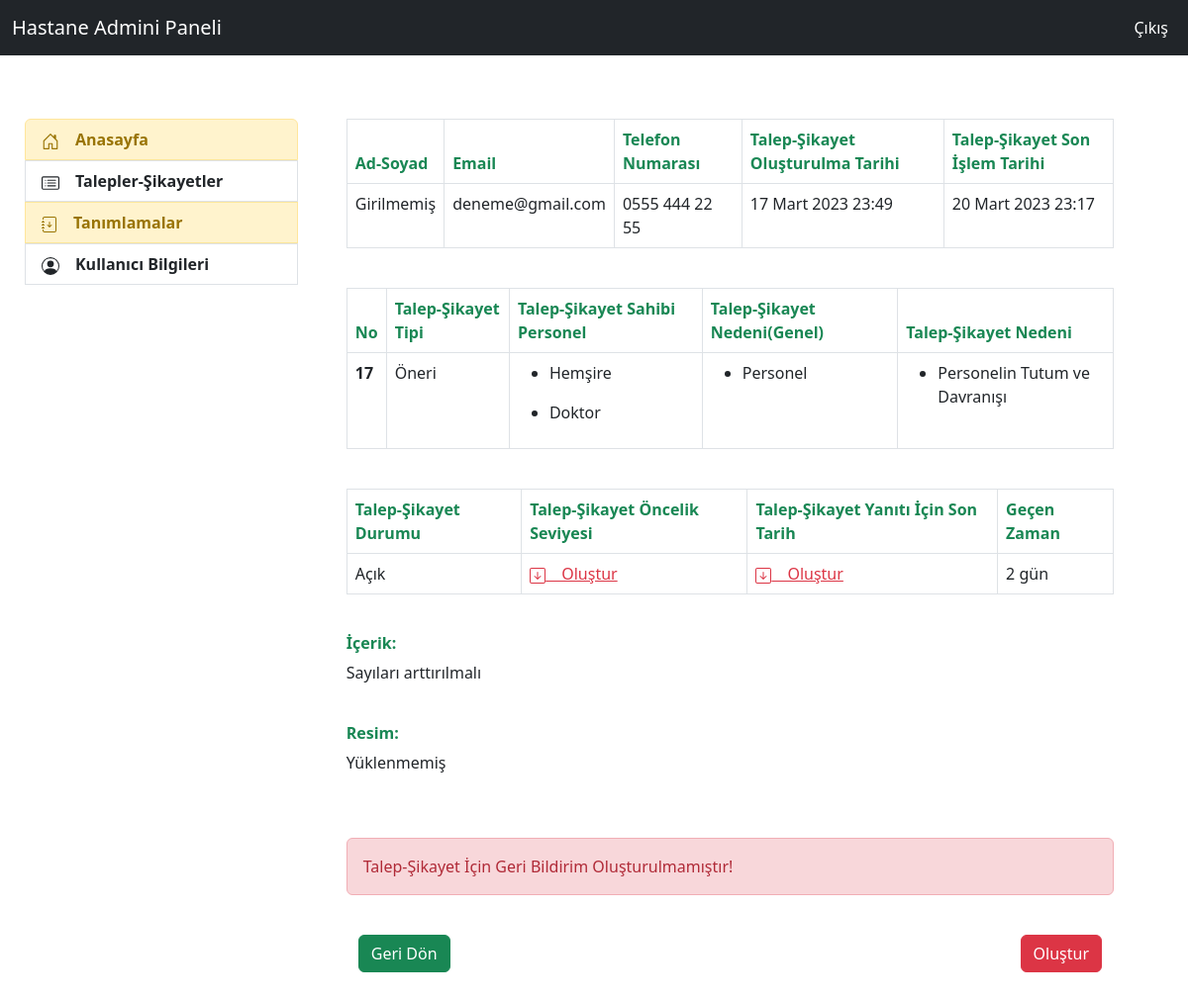
The app's page /feedbacks/admin_feedback_detail/17 (signed in) with its own data.
### feedback/models.py (models this page shows, shortened)
class Feedback(models.Model):
    IdCompany = models.ForeignKey(Company,on_delete=models.CASCADE,verbose_name="Hastane")
    Name = models.CharField(max_length=30,verbose_name="Ad",null=True,blank=True)
    Surname = models.CharField(max_length=30,verbose_name="Soyad",null=True,blank=True)
    Email = models.EmailField(max_length=40,verbose_name="Email")
    PhoneNumber = PhoneNumberField(default="",verbose_name="Telefon Numarası")
    Content = models.TextField(verbose_name="Talep-Şikayet İçeriği")
    Photo = models.FileField(blank=True,null=True,verbose_name="Resim")
    IdDepartment = models.ForeignKey(Department,on_delete=models.CASCADE,verbose_name="Talep-Şikayet Departmanı")
    IdFeedbackType = models.ForeignKey(FeedbackType,on_delete=models.CASCADE,verbose_name="Talep-Şikayet Tipi")
    IdFeedbackSource = models.ManyToManyField(FeedbackSource,verbose_name="Talep-Şikayet Nedeni (Çoklu Seçim Yapılabilir) ")
    IdFeedbackReason = models.ManyToManyField(FeedbackReason,verbose_name="Talep-Şikayet Nedeni (Detay) (Çoklu Seçim Yapılabilir) ")
    IdFeedbackPersonel =models.ManyToManyField(FeedbackPersonel,verbose_name="Talep-Şikayet Personeli (Çoklu Seçim Yapılabilir) ")
    FeedbackOpenDate = models.DateTimeField(auto_now_add=True,verbose_name="Oluşturulma Tarihi")
    IdFeedbackPriorityLevel = models.ForeignKey(FeedbackPriorityLevel,null=True,on_delete=models.CASCADE,verbose_name="Talep-Şikayet Öncelik Seviyesi")
    IdFeedbackStatus = models.ForeignKey(FeedbackStatus,default=1,verbose_name="Talep-Şikayet Durumu",on_delete=models.CASCADE)
    FeedbackClosedDate= models.DateTimeField(auto_now=True,verbose_name="Talep-Şikayet Son İşlem Saati")
    LastSolveDate = models.DateTimeField(null=True,verbose_name="Talep ve Şikayetin Yanıtı İçin Gerekli Zaman(Ör: ..-..-.... 17:40)")
    DurationTime = models.CharField(max_length=100,verbose_name="Geçen Zaman",null=True)
    class Meta:
        ordering = ["IdFeedbackStatus__id","-IdFeedbackPriorityLevel__id"]

class FeedbackType(models.Model):
    idcompany= models.ForeignKey(Company,on_delete=models.CASCADE,verbose_name="f_type_company")
    name = models.CharField(max_length=8,verbose_name="Talep-Şikayet Tipi")
    status = models.CharField(max_length=6,verbose_name="Durum",choices=status_choices)
    def __str__(self):
        return self.name

class FeedbackPersonel(models.Model):
    idcompany= models.ForeignKey(Company,on_delete=models.CASCADE,verbose_name="Hastane")
    name = models.CharField(max_length=35,verbose_name="Personel Adı")

class FeedbackSource(models.Model):
    idcompany= models.ForeignKey(Company,on_delete=models.CASCADE,verbose_name="f_source_company")
    name = models.CharField(max_length=35,verbose_name="Talep-Şikayet Genel Neden Adı")
    status = models.CharField(max_length=6,verbose_name="Durum",choices=status_choices)

class FeedbackReason(models.Model):
    idcompany= models.ForeignKey(Company,on_delete=models.CASCADE,verbose_name="f_reason_company")
    name = models.CharField(max_length=35,verbose_name="Talep-Şikayet Nedeni Adı")
    status = models.CharField(max_length=6,verbose_name="Durum",choices=status_choices)

class FeedbackStatus(models.Model):
    IdCompany = models.ForeignKey(Company,verbose_name="status_ıdcompany",on_delete=models.CASCADE)
    name = models.CharField(max_length=7,verbose_name="Durum Adı",choices=f_status_choice)
    def __str__(self):
        return self.name

### feedback/views.py (the view, shortened to what this page needs)
# urls.py: path('admin_feedback_detail/<int:id>',views.admin_feedback_detail,name="admin_feedback_detail"),
@login_required(login_url="user:login")
def admin_feedback_detail(request,id):
    feedback = Feedback.objects.get(id=id)
    zaman(feedback)
    form = AdminFeedbackForm(request.POST or None,instance=feedback)
    feedback_status = FeedbackStatusHistory.objects.filter(history_feedback=id).first()
    status_form = StatusForm(request.POST or None,instance=feedback)
    context = {
        "feedback":feedback,
        "form":form,
        "feedback_status":feedback_status,
        "status_form":status_form,
    }
    return render(request,"admin/feedback_detail.html",context)

### feedback/models.py (called while the page is built)
    def __str__(self):
        return self.name

### feedback/views.py (called while the page is built)
def zaman(feedback):
        liste = list()
        time = now() - feedback.FeedbackOpenDate
        for t in str(time):
            liste.append(t)
        if liste[2] == "d":
            time = liste[0] + " gün"
        elif liste[0]=="0" and liste[1]==":":
            time = liste[2]+liste[3]+" dakika"
        elif liste[3]=="d":
            time = liste[0]+liste[1]+" gün"
        elif liste[1]==":" and int(liste[2]) == True :
            time = liste[0]+liste[1]+ " saat"
        elif liste[2] == ":" :
            time = liste[0]+liste[1]+ " saat"
        elif liste[1] == ":":
            time =liste[0]+ " saat"
        elif liste[2]=="m":
            time = liste[0] +" ay"
        elif liste[3]=="m":
            time = liste[0]+liste[1]+" ay"
        feedback.DurationTime = time
        feedback.save()

### templates/admin/feedback_detail.html (shortened to what this page needs)
{% extends "admin/layout.html" %}
{% block content %}
{% load crispy_forms_tags %}
<table class="table table-bordered">
  <thead>
    <tr>
      <th scope="col" class="text-success">Ad-Soyad</th>
      <th scope="col" class="text-success">Email</th>
      <th scope="col" class="text-success">Telefon Numarası</th>
      <th scope="col" class="text-success">Talep-Şikayet Oluşturulma Tarihi</th>
      <th scope="col" class="text-success">Talep-Şikayet Son İşlem Tarihi</th>
    </tr>
  </thead>
  <tbody>
        <tr>
            <td>
            {% if feedback.Name == None or feedback.Surname == None %}
                <div class="col-6">Girilmemiş</div>
            {% else %}
                <div class="col-6">{{feedback.Name}} {{feedback.Surname}}</div>
            {% endif %}
            </td>
            <td>{{feedback.Email}}</td>
            <td>{{feedback.PhoneNumber}}</td>
            <td>{{feedback.FeedbackOpenDate}}</td>
            <td>{{feedback.FeedbackClosedDate}}</td>
        </tr>
  </tbody>
</table><br>
<table class="table table-bordered">
  <thead>
    <tr>
      <th scope="col" class="text-success">No</th>
      <th scope="col" class="text-success">Talep-Şikayet Tipi</th>
      <th scope="col" class="text-success">Talep-Şikayet Sahibi Personel</th>
      <th scope="col" class="text-success">Talep-Şikayet Nedeni(Genel)</th>
      <th scope="col" class="text-success">Talep-Şikayet Nedeni</th>
    </tr>
  </thead>
  <tbody>
        <tr>
            <td><b>{{feedback.id}}</b></td>
            <td>{{feedback.IdFeedbackType}}</td>
            <td>
                {% for f_personel in feedback.IdFeedbackPersonel.all %}
                    <ul><li>{{f_personel.name}}</li></ul>
                {% endfor %}
            </td>
            <td>
                {% for f_source in feedback.IdFeedbackSource.all %}
                    <ul><li>{{f_source.name}}</li></ul>
                {% endfor %}
            </td>
            <td>
                {% for f_reason in feedback.IdFeedbackReason.all %}
                    <ul><li>{{f_reason.name}}</li></ul>
                {% endfor %}
            </td>
        </tr>
  </tbody>
</table><br>
<table class="table table-bordered">
  <thead>
    <tr>
      <th scope="col" class="text-success">Talep-Şikayet Durumu</th>
      <th scope="col" class="text-success">Talep-Şikayet Öncelik Seviyesi</th>
      <th scope="col" class="text-success">Talep-Şikayet Yanıtı İçin Son Tarih </th>
      <th scope="col" class="text-success">Geçen Zaman</th>
    </tr>
  </thead>
  <tbody>
        <tr>
            <td>
              <div class="col-6 ">{{feedback.IdFeedbackStatus}}</div>
            </td>
            <td>
            {% if feedback.IdFeedbackPriorityLevel == None %}
                <div class="col-6"><a class="text-danger" data-bs-toggle="collapse" href="#collapseExampleUpdate" role="button" aria-expanded="false" aria-controls="collapseExample">
                &emsp;Oluştur</a></div>
            {% else %}
                <div class="col-6">{{feedback.IdFeedbackPriorityLevel}}</div>
            {% endif %}</td>
            <td>
            {% if feedback.LastSolveDate == None %}
                <div class="col-6"><a class="text-danger" data-bs-toggle="collapse" href="#collapseExampleUpdate" role="button" aria-expanded="false" aria-controls="collapseExample">
                &emsp;Oluştur</a></div>
            {% else %}
                <div class="col-6">{{feedback.LastSolveDate}}</div>
            {% endif %}
            </td>
            <td><div class="col-6">{{feedback.DurationTime}}</div></td>
        </tr>
  </tbody>
</table><br>
<h6 class="text-success"><b>İçerik:</b></h6><p>{{feedback.Content}}</p><br>
<h6 class="text-success"><b>Resim:</b></h6>
{% if feedback.Photo %}
  <img src="{{feedback.Photo.url}}" class="img-fluid rounded" ><br>
{% else %}
    <p>Yüklenmemiş</p>
{% endif %}
<br>
{% if feedback_status %}
<table class="table table-bordered">
  <thead>
    <tr>
      <th scope="col" class="text-danger">Geri Bildirim Tarihi</th>
      <th scope="col" class="text-danger">Geri Bildirim Notu</th>
      <th scope="col" class="text-danger">Geri Bildirim Dosyası</th>
    </tr>
  </thead>
  <tbody>
        <tr>
            <td>{{feedback_status.history_date}}</td>
            <td>{{feedback_status.history_note}}</td>
            {% if feedback_status.history_file %}
                <td><a href= "{% url 'feedback:files_read' feedback_status.id %}" >{{feedback_status.history_file}}</a></td>
            {% else %}
                <td>Dosya Yüklenmemiş</td>
            {% endif %}
        </tr>
  </tbody>
</table><br>
{% else %}
<br>
    <div class="alert alert-danger">
        Talep-Şikayet İçin Geri Bildirim Oluşturulmamıştır!
    </div><br>
{% endif %}
{% if feedback.IdFeedbackPriorityLevel.name != None and feedback.LastSolveDate != None and feedback_status %}
<div class="container">
  <div class="row">
    <div class="col-6">
      <div class="d-flex justify-content-left ">
        <div class="col-example"><a class="btn btn-success" href="{% url 'feedback:admin_feedback_islemde' %}">Geri Dön</a></div>
      </div>
    </div>
    <div class="col-6">
      <div class="d-flex justify-content-end ">
        <button class="btn btn-danger" role="button" data-bs-toggle="collapse" data-bs-target="#collapseExampleUpdate" aria-expanded="false" aria-controls="collapseExample">
       Güncelle</button>
      </div>
  </div>
  </div>
</div>
<br><br><br><br>
<div class="collapse" id="collapseExampleUpdate">
    <h5 class="text-danger">Talep-Şikayet Durumu Güncelleme</h5>
    <hr>
    <div class="row">
        <div class="col-md-3 offset-md-3">
            <form method="POST">
                {% csrf_token %}
                {{status_form|crispy}}
                <br>
                <button type="submit" class="btn btn-danger">Güncelle</button>
            </form>
        </div>
    </div>
</div><br>
{% else %}
<div class="container">
  <div class="row">
    <div class="col-6">
      <div class="d-flex justify-content-left ">
        <div class="col-example"><a class="btn btn-success" href="{% url 'feedback:admin_feedback' %}">Geri Dön</a></div>
      </div>
    </div>
    <div class="col-6">
      <div class="d-flex justify-content-end ">
        <button class="btn btn-danger" role="button" data-bs-toggle="collapse" data-bs-target="#collapseExampleAdd" aria-expanded="false" aria-controls="collapseExample">
       Oluştur</button>
      </div>
  </div>
  </div>
</div>
<br><br><br><br>
<br>
{% endif %}
{% endblock  %}

### records on screen
Feedback: Email "deneme@gmail.com", PhoneNumber "0555 444 22 55", FeedbackOpenDate "17 Mart 2023 23:49", FeedbackClosedDate "20 Mart 2023 23:17", id "17", IdFeedbackType "Öneri", IdFeedbackStatus "Açık", DurationTime "2 gün", Content "Sayıları arttırılmalı"
FeedbackPersonel: name "Hemşire"
FeedbackPersonel: name "Doktor"
FeedbackSource: name "Personel"
FeedbackReason: name "Personelin Tutum ve Davranışı"
